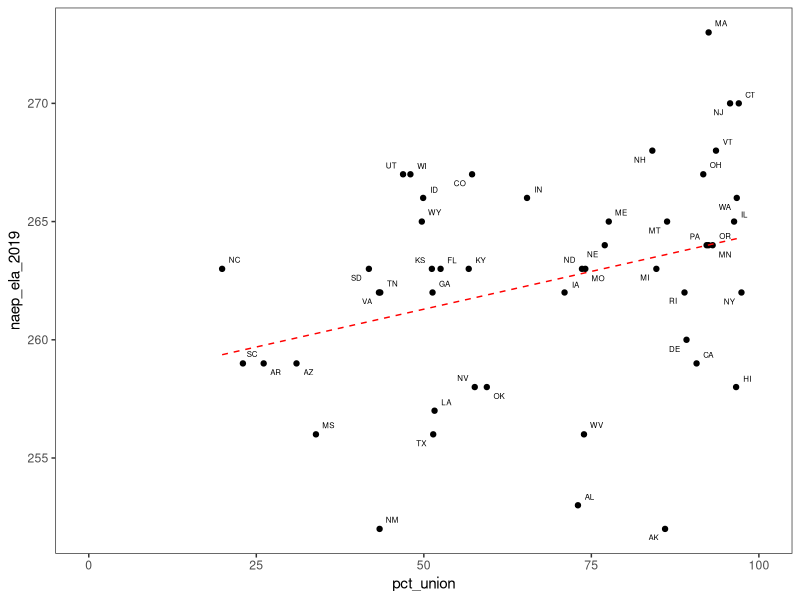
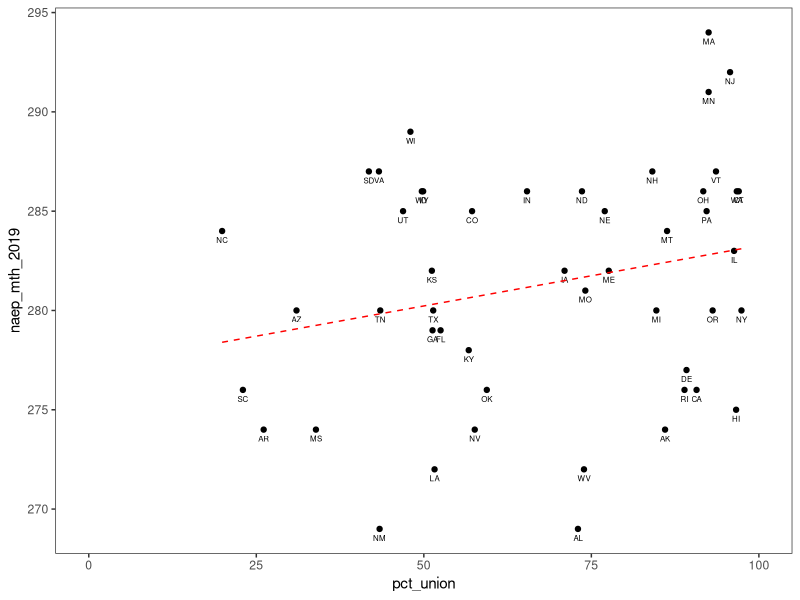
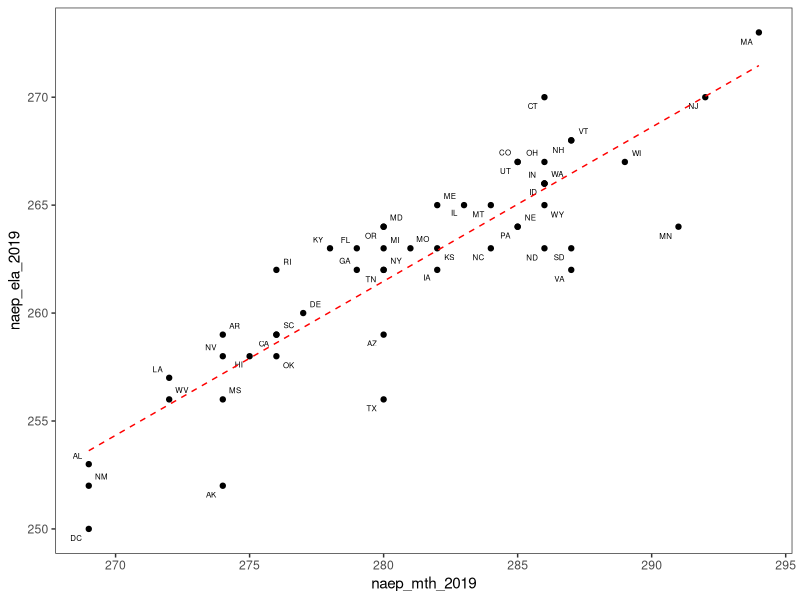
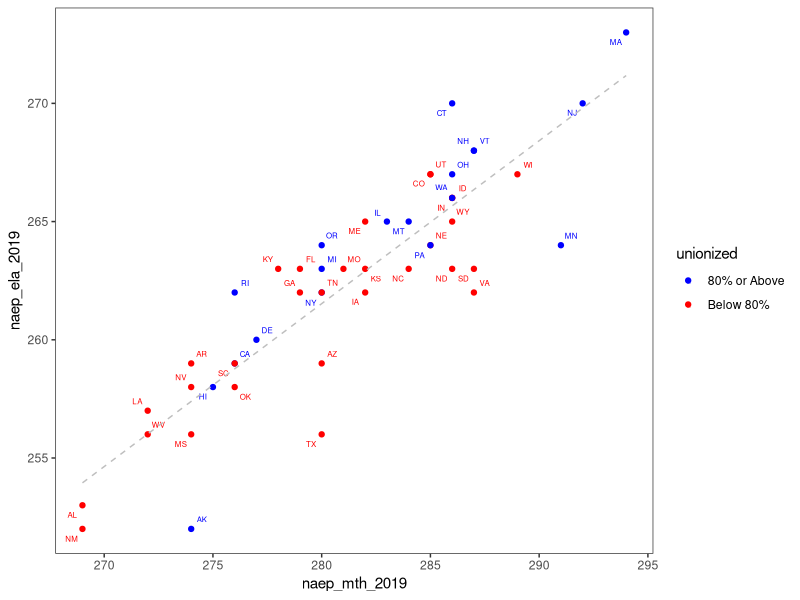

Write R code to recreate these figures, in order.
## ---- chunk 1
knitr::opts_chunk$set(message = FALSE, warning = FALSE)
## ---- chunk 2
library(dplyr)
library(ggplot2)
library(ggrepel)

setwd('../../..')
naep_mth <- read.csv('data/state_naep_mth2019.csv')
naep_ela <- read.csv('data/state_naep_ela2019.csv')
pct_union <- read.csv('data/state_pct_union.csv')
                 
ed_dta <- naep_mth %>% 
            inner_join(naep_ela, by = 'State')  %>% 
            inner_join(pct_union, by = 'State') 
          
state_abb <-   append(state.abb, 'DC', after =8) 

ed_dta <- ed_dta %>% 
            rename(state_name = State) %>% 
            mutate(state = state_abb)

ed_dta %>%  head()

## ---- chunk 3
ed_dta %>% 
  filter_all(~!is.na(.)) %>% 
  ggplot(aes(x=pct_union, y= naep_ela_2019, label = state)) +
  geom_point() +
  geom_text_repel(size = 2) +
  geom_smooth(method = 'lm', 
              se = FALSE, 
              linetype = 'dashed', 
              color = 'red', 
              size = 0.5) +
  theme_bw() +
  theme(panel.grid = element_blank())+
  scale_x_continuous(limits = c(0,100)) 
## ---- chunk 4
cor(ed_dta$naep_ela_2019, ed_dta$pct_union, use = 'complete.obs')  %>%  round(2)
## ---- chunk 5
fit <- lm(naep_ela_2019 ~ pct_union, ed_dta)
summary(fit)

## ---- chunk 6
ed_dta %>% 
  filter_all(~!is.na(.)) %>% 
  ggplot(aes(x=pct_union, y= naep_mth_2019, label = state)) +
  geom_point() +
  geom_text(position = position_dodge(width = 0.1), vjust = 2, size = 2) +
  geom_smooth(method = 'lm', 
              se = FALSE, 
              linetype = 'dashed', 
              color = 'red', 
              size = 0.5) +
  theme_bw() +
  theme(panel.grid = element_blank()) +
  scale_x_continuous(limits = c(0,100)) 
## ---- chunk 7
cor(ed_dta$naep_mth_2019, ed_dta$pct_union, use= "complete.obs") %>% 
  round(2) 
## ---- chunk 8
fit <- lm(naep_mth_2019 ~ pct_union, ed_dta)
fit %>%  summary
## ---- chunk 9
ed_dta <- ed_dta %>% 
          mutate(naep_mth_rnk_2019 = rank(-naep_mth_2019, ties.method = 'min'),
                 naep_ela_rnk_2019 = rank(-naep_ela_2019, ties.method = 'min'))


ed_dta %>% 
  filter(state %in% c('MN', 'CT')) %>% 
  select(state_name, naep_mth_rnk_2019,naep_ela_rnk_2019)
## ---- chunk 10
ed_dta %>% 
  ggplot(aes(x=naep_mth_2019, y= naep_ela_2019, label = state)) +
  geom_point() +
  geom_text_repel(size = 2) +
  geom_smooth(method = 'lm', 
              se = FALSE, 
              linetype = 'dashed', 
              color = 'red',
              size = 0.5) +
  theme_bw() +
  theme(panel.grid = element_blank()) 
## ---- chunk 11
cor(ed_dta$naep_mth_2019, ed_dta$naep_ela_2019) %>%  round(2)

## ---- chunk 12
fit <- ed_dta %>%  
  lm(formula =naep_ela_2019 ~ naep_mth_2019)
summary(fit)
## ---- chunk 13

ed_dta <-ed_dta %>% 
  mutate(unionized = as.factor(if_else(pct_union >= 80,  "80% or Above", "Below 80%")))

  ed_dta %>% 
  filter_all(~!is.na(.)) %>% 
  ggplot(aes(x=naep_mth_2019, y= naep_ela_2019, 
              label = state, color = unionized, group = unionized)) +
  geom_point() +
  geom_text_repel(size = 2) +
  geom_smooth(method = 'lm', 
              se = FALSE, 
              linetype = 'dashed', 
              color = 'gray', size = 0.5, 
              inherit.aes = FALSE,
              aes(x=naep_mth_2019, y = naep_ela_2019)) +
  theme_bw() +
  theme(panel.grid = element_blank())  +
    scale_color_manual(values = c('blue', 'red'))

